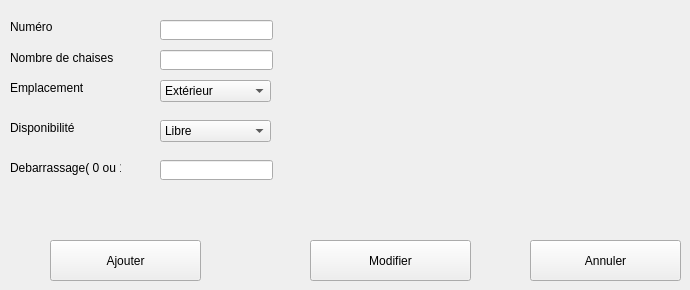
        <widget class="QWidget" name="tab_22">
         <attribute name="title">
          <string>Ajouter et modifier</string>
         </attribute>
         <widget class="QLabel" name="label_31">
          <property name="geometry">
           <rect>
            <x>10</x>
            <y>20</y>
            <width>47</width>
            <height>13</height>
           </rect>
          </property>
          <property name="text">
           <string>Numéro</string>
          </property>
         </widget>
         <widget class="QLabel" name="label_68">
          <property name="geometry">
           <rect>
            <x>10</x>
            <y>50</y>
            <width>121</width>
            <height>16</height>
           </rect>
          </property>
          <property name="text">
           <string>Nombre de chaises</string>
          </property>
         </widget>
         <widget class="QLabel" name="label_69">
          <property name="geometry">
           <rect>
            <x>10</x>
            <y>80</y>
            <width>81</width>
            <height>16</height>
           </rect>
          </property>
          <property name="text">
           <string>Emplacement</string>
          </property>
         </widget>
         <widget class="QLabel" name="label_70">
          <property name="geometry">
           <rect>
            <x>10</x>
            <y>120</y>
            <width>71</width>
            <height>16</height>
           </rect>
          </property>
          <property name="text">
           <string>Disponibilité</string>
          </property>
         </widget>
         <widget class="QLabel" name="label_71">
          <property name="geometry">
           <rect>
            <x>10</x>
            <y>160</y>
            <width>111</width>
            <height>16</height>
           </rect>
          </property>
          <property name="text">
           <string>Debarrassage( 0 ou 1)</string>
          </property>
         </widget>
         <widget class="QLineEdit" name="lineEdit_28F">
          <property name="geometry">
           <rect>
            <x>160</x>
            <y>20</y>
            <width>113</width>
            <height>20</height>
           </rect>
          </property>
         </widget>
         <widget class="QLineEdit" name="lineEdit_29F">
          <property name="geometry">
           <rect>
            <x>160</x>
            <y>50</y>
            <width>113</width>
            <height>20</height>
           </rect>
          </property>
         </widget>
         <widget class="QComboBox" name="comboBox_8F">
          <property name="geometry">
           <rect>
            <x>160</x>
            <y>80</y>
            <width>111</width>
            <height>22</height>
           </rect>
          </property>
          <item>
           <property name="text">
            <string>Extérieur</string>
           </property>
          </item>
          <item>
           <property name="text">
            <string>Intérieur</string>
           </property>
          </item>
         </widget>
         <widget class="QComboBox" name="comboBox_9F">
          <property name="geometry">
           <rect>
            <x>160</x>
            <y>120</y>
            <width>111</width>
            <height>22</height>
           </rect>
          </property>
          <item>
           <property name="text">
            <string>Libre</string>
           </property>
          </item>
          <item>
           <property name="text">
            <string>Occupé</string>
           </property>
          </item>
         </widget>
         <widget class="QPushButton" name="pushButton_fadwa1">
          <property name="geometry">
           <rect>
            <x>50</x>
            <y>240</y>
            <width>151</width>
            <height>41</height>
           </rect>
          </property>
          <property name="text">
           <string>Ajouter</string>
          </property>
         </widget>
         <widget class="QLineEdit" name="lineEdit_30F">
          <property name="geometry">
           <rect>
            <x>160</x>
            <y>160</y>
            <width>113</width>
            <height>20</height>
           </rect>
          </property>
         </widget>
         <widget class="QPushButton" name="pushButton_fadwa2">
          <property name="geometry">
           <rect>
            <x>310</x>
            <y>240</y>
            <width>161</width>
            <height>41</height>
           </rect>
          </property>
          <property name="text">
           <string>Modifier</string>
          </property>
         </widget>
         <widget class="QPushButton" name="pushButton_annuler2">
          <property name="geometry">
           <rect>
            <x>530</x>
            <y>240</y>
            <width>151</width>
            <height>41</height>
           </rect>
          </property>
          <property name="text">
           <string>Annuler</string>
          </property>
         </widget>
        </widget>
